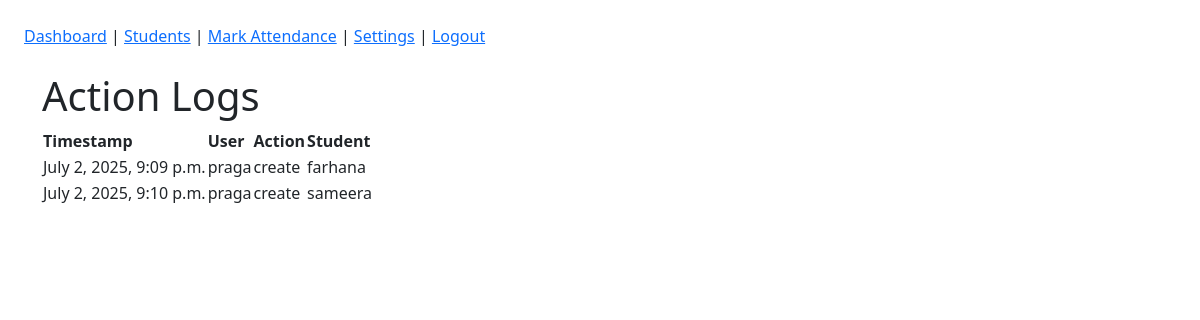
Page /logs/ (signed in) on the committed database.
### students/models.py (models this page shows, shortened)
class ActionLog(models.Model):
    ACTION_CHOICES = [
        ('Added', 'Added'),
        ('Edited', 'Edited'),
        ('Deleted', 'Deleted'),
    ]
    user = models.ForeignKey(User, on_delete=models.CASCADE)
    student = models.ForeignKey(Student, on_delete=models.CASCADE, null=True, blank=True)
    action = models.CharField(max_length=10, choices=ACTION_CHOICES)
    timestamp = models.DateTimeField(auto_now_add=True)

class Student(models.Model):
    name = models.CharField(max_length=100)
    roll_number = models.CharField(max_length=20, unique=True)
    student_class = models.CharField(max_length=50)

### students/views.py (the view)
# urls.py: path('logs/', ActionLogListView.as_view(), name='action_logs'),
class ActionLogListView(LoginRequiredMixin, AdminRequiredMixin, ListView):
    model = ActionLog
    template_name = 'students/action_logs.html'
    context_object_name = 'logs'

### students/views.py (called while the page is built)
    def test_func(self):
        return self.request.user.is_staff

### students/Templates/students/action_logs.html (shortened to what this page needs)
{% extends "base.html" %}
{% block content %}
  <h1>Action Logs</h1>
  <table>
    <thead>
      <tr>
        <th>Timestamp</th>
        <th>User</th>
        <th>Action</th>
        <th>Student</th>
      </tr>
    </thead>
    <tbody>
      {% for log in logs %}
      <tr>
        <td>{{ log.timestamp }}</td>
        <td>{{ log.user.username }}</td>
        <td>{{ log.get_action_display }}</td>
        <td>{{ log.student.name }}</td>
      </tr>
      {% empty %}
      <tr><td colspan="4">No logs found.</td></tr>
      {% endfor %}
    </tbody>
  </table>
{% endblock %}

### rows in the picture
ActionLog: timestamp "July 2, 2025, 9:09 p.m.", user.username "praga", action "create", student.name "farhana"
ActionLog: timestamp "July 2, 2025, 9:10 p.m.", user.username "praga", action "create", student.name "sameera"
